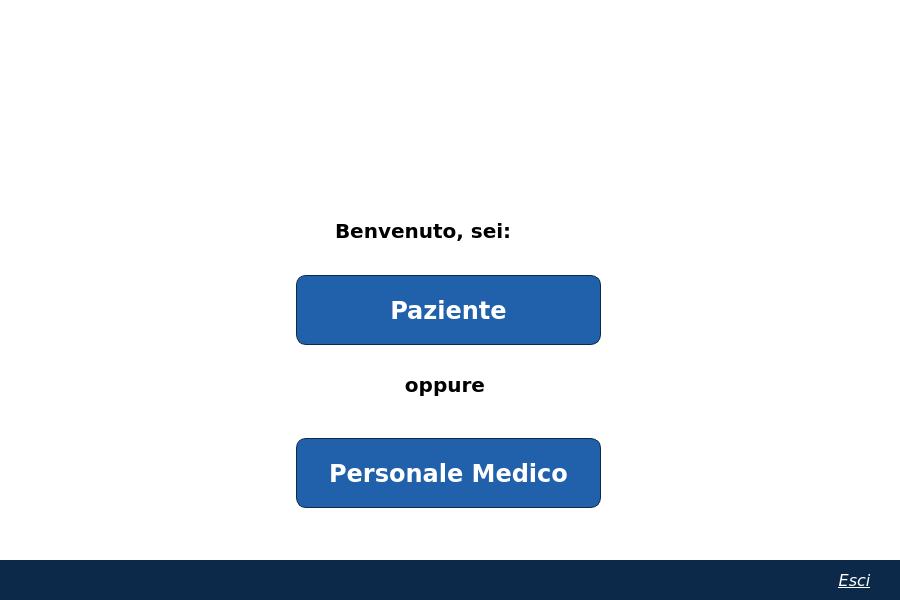
<?xml version="1.0" encoding="UTF-8"?>
<ui version="4.0">
 <class>schermataIniziale</class>
 <widget class="QWidget" name="schermataIniziale">
  <property name="geometry">
   <rect>
    <x>0</x>
    <y>0</y>
    <width>900</width>
    <height>600</height>
   </rect>
  </property>
  <property name="minimumSize">
   <size>
    <width>900</width>
    <height>600</height>
   </size>
  </property>
  <property name="maximumSize">
   <size>
    <width>900</width>
    <height>600</height>
   </size>
  </property>
  <property name="palette">
   <palette>
    <active>
     <colorrole role="Base">
      <brush brushstyle="SolidPattern">
       <color alpha="255">
        <red>255</red>
        <green>255</green>
        <blue>255</blue>
       </color>
      </brush>
     </colorrole>
     <colorrole role="Window">
      <brush brushstyle="SolidPattern">
       <color alpha="255">
        <red>255</red>
        <green>255</green>
        <blue>255</blue>
       </color>
      </brush>
     </colorrole>
    </active>
    <inactive>
     <colorrole role="Base">
      <brush brushstyle="SolidPattern">
       <color alpha="255">
        <red>255</red>
        <green>255</green>
        <blue>255</blue>
       </color>
      </brush>
     </colorrole>
     <colorrole role="Window">
      <brush brushstyle="SolidPattern">
       <color alpha="255">
        <red>255</red>
        <green>255</green>
        <blue>255</blue>
       </color>
      </brush>
     </colorrole>
    </inactive>
    <disabled>
     <colorrole role="Base">
      <brush brushstyle="SolidPattern">
       <color alpha="255">
        <red>255</red>
        <green>255</green>
        <blue>255</blue>
       </color>
      </brush>
     </colorrole>
     <colorrole role="Window">
      <brush brushstyle="SolidPattern">
       <color alpha="255">
        <red>255</red>
        <green>255</green>
        <blue>255</blue>
       </color>
      </brush>
     </colorrole>
    </disabled>
   </palette>
  </property>
  <property name="font">
   <font>
    <family>Verdana</family>
    <pointsize>12</pointsize>
    <weight>75</weight>
    <bold>true</bold>
   </font>
  </property>
  <property name="mouseTracking">
   <bool>false</bool>
  </property>
  <property name="windowTitle">
   <string>Clinica Casa Alfredo</string>
  </property>
  <property name="windowIcon">
   <iconset>
    <normaloff>Immagini/logo_casa_alfredo.png</normaloff>Immagini/logo_casa_alfredo.png</iconset>
  </property>
  <widget class="QLabel" name="logo">
   <property name="geometry">
    <rect>
     <x>60</x>
     <y>30</y>
     <width>141</width>
     <height>161</height>
    </rect>
   </property>
   <property name="text">
    <string/>
   </property>
   <property name="pixmap">
    <pixmap>Immagini/logo_casa_alfredo.png</pixmap>
   </property>
   <property name="scaledContents">
    <bool>true</bool>
   </property>
  </widget>
  <widget class="QLabel" name="titolo">
   <property name="geometry">
    <rect>
     <x>200</x>
     <y>50</y>
     <width>641</width>
     <height>131</height>
    </rect>
   </property>
   <property name="text">
    <string/>
   </property>
   <property name="pixmap">
    <pixmap>Immagini/titolo_casa_alfredo.png</pixmap>
   </property>
   <property name="scaledContents">
    <bool>true</bool>
   </property>
  </widget>
  <widget class="QLabel" name="scritta1">
   <property name="geometry">
    <rect>
     <x>335</x>
     <y>215</y>
     <width>220</width>
     <height>31</height>
    </rect>
   </property>
   <property name="font">
    <font>
     <pointsize>15</pointsize>
     <weight>75</weight>
     <bold>true</bold>
    </font>
   </property>
   <property name="text">
    <string>Benvenuto, sei:</string>
   </property>
  </widget>
  <widget class="QPushButton" name="personale_medico_button">
   <property name="geometry">
    <rect>
     <x>296</x>
     <y>438</y>
     <width>305</width>
     <height>70</height>
    </rect>
   </property>
   <property name="palette">
    <palette>
     <active>
      <colorrole role="WindowText">
       <brush brushstyle="SolidPattern">
        <color alpha="255">
         <red>255</red>
         <green>255</green>
         <blue>255</blue>
        </color>
       </brush>
      </colorrole>
      <colorrole role="Button">
       <brush brushstyle="SolidPattern">
        <color alpha="255">
         <red>33</red>
         <green>97</green>
         <blue>171</blue>
        </color>
       </brush>
      </colorrole>
      <colorrole role="Text">
       <brush brushstyle="SolidPattern">
        <color alpha="255">
         <red>255</red>
         <green>255</green>
         <blue>255</blue>
        </color>
       </brush>
      </colorrole>
      <colorrole role="ButtonText">
       <brush brushstyle="SolidPattern">
        <color alpha="255">
         <red>255</red>
         <green>255</green>
         <blue>255</blue>
        </color>
       </brush>
      </colorrole>
      <colorrole role="Base">
       <brush brushstyle="SolidPattern">
        <color alpha="255">
         <red>33</red>
         <green>97</green>
         <blue>171</blue>
        </color>
       </brush>
      </colorrole>
      <colorrole role="Window">
       <brush brushstyle="SolidPattern">
        <color alpha="255">
         <red>33</red>
         <green>97</green>
         <blue>171</blue>
        </color>
       </brush>
      </colorrole>
     </active>
     <inactive>
      <colorrole role="WindowText">
       <brush brushstyle="SolidPattern">
        <color alpha="255">
         <red>255</red>
         <green>255</green>
         <blue>255</blue>
        </color>
       </brush>
      </colorrole>
      <colorrole role="Button">
       <brush brushstyle="SolidPattern">
        <color alpha="255">
         <red>33</red>
         <green>97</green>
         <blue>171</blue>
        </color>
       </brush>
      </colorrole>
      <colorrole role="Text">
       <brush brushstyle="SolidPattern">
        <color alpha="255">
         <red>255</red>
         <green>255</green>
         <blue>255</blue>
        </color>
       </brush>
      </colorrole>
      <colorrole role="ButtonText">
       <brush brushstyle="SolidPattern">
        <color alpha="255">
         <red>255</red>
         <green>255</green>
         <blue>255</blue>
        </color>
       </brush>
      </colorrole>
      <colorrole role="Base">
       <brush brushstyle="SolidPattern">
        <color alpha="255">
         <red>33</red>
         <green>97</green>
         <blue>171</blue>
        </color>
       </brush>
      </colorrole>
      <colorrole role="Window">
       <brush brushstyle="SolidPattern">
        <color alpha="255">
         <red>33</red>
         <green>97</green>
         <blue>171</blue>
        </color>
       </brush>
      </colorrole>
     </inactive>
     <disabled>
      <colorrole role="WindowText">
       <brush brushstyle="SolidPattern">
        <color alpha="255">
         <red>255</red>
         <green>255</green>
         <blue>255</blue>
        </color>
       </brush>
      </colorrole>
      <colorrole role="Button">
       <brush brushstyle="SolidPattern">
        <color alpha="255">
         <red>33</red>
         <green>97</green>
         <blue>171</blue>
        </color>
       </brush>
      </colorrole>
      <colorrole role="Text">
       <brush brushstyle="SolidPattern">
        <color alpha="255">
         <red>255</red>
         <green>255</green>
         <blue>255</blue>
        </color>
       </brush>
      </colorrole>
      <colorrole role="ButtonText">
       <brush brushstyle="SolidPattern">
        <color alpha="255">
         <red>255</red>
         <green>255</green>
         <blue>255</blue>
        </color>
       </brush>
      </colorrole>
      <colorrole role="Base">
       <brush brushstyle="SolidPattern">
        <color alpha="255">
         <red>33</red>
         <green>97</green>
         <blue>171</blue>
        </color>
       </brush>
      </colorrole>
      <colorrole role="Window">
       <brush brushstyle="SolidPattern">
        <color alpha="255">
         <red>33</red>
         <green>97</green>
         <blue>171</blue>
        </color>
       </brush>
      </colorrole>
     </disabled>
    </palette>
   </property>
   <property name="font">
    <font>
     <pointsize>18</pointsize>
     <weight>75</weight>
     <bold>true</bold>
    </font>
   </property>
   <property name="cursor">
    <cursorShape>PointingHandCursor</cursorShape>
   </property>
   <property name="styleSheet">
    <string notr="true">QPushButton#personale_medico_button {
background-color: rgb(33, 97, 171);
border: 1px solid;
border-color: rgb(13, 41, 73);
border-radius: 10px;
color: rgb(255, 255, 255);
}
QPushButton#personale_medico_button:pressed {
background-color: rgb(13, 41, 73);
border-color: rgb(33, 97, 171);
color: rgb(200, 200, 200);
}</string>
   </property>
   <property name="text">
    <string>Personale Medico</string>
   </property>
  </widget>
  <widget class="QLabel" name="scritta2">
   <property name="geometry">
    <rect>
     <x>335</x>
     <y>370</y>
     <width>220</width>
     <height>31</height>
    </rect>
   </property>
   <property name="font">
    <font>
     <pointsize>15</pointsize>
     <weight>75</weight>
     <bold>true</bold>
    </font>
   </property>
   <property name="text">
    <string>&lt;html&gt;&lt;head/&gt;&lt;body&gt;&lt;p align=&quot;center&quot;&gt;oppure&lt;/p&gt;&lt;/body&gt;&lt;/html&gt;</string>
   </property>
  </widget>
  <widget class="QPushButton" name="esci">
   <property name="geometry">
    <rect>
     <x>808</x>
     <y>565</y>
     <width>93</width>
     <height>31</height>
    </rect>
   </property>
   <property name="palette">
    <palette>
     <active>
      <colorrole role="WindowText">
       <brush brushstyle="SolidPattern">
        <color alpha="255">
         <red>255</red>
         <green>255</green>
         <blue>255</blue>
        </color>
       </brush>
      </colorrole>
      <colorrole role="Button">
       <brush brushstyle="SolidPattern">
        <color alpha="255">
         <red>255</red>
         <green>255</green>
         <blue>255</blue>
        </color>
       </brush>
      </colorrole>
      <colorrole role="Text">
       <brush brushstyle="SolidPattern">
        <color alpha="255">
         <red>255</red>
         <green>255</green>
         <blue>255</blue>
        </color>
       </brush>
      </colorrole>
      <colorrole role="ButtonText">
       <brush brushstyle="SolidPattern">
        <color alpha="255">
         <red>255</red>
         <green>255</green>
         <blue>255</blue>
        </color>
       </brush>
      </colorrole>
      <colorrole role="Base">
       <brush brushstyle="SolidPattern">
        <color alpha="255">
         <red>255</red>
         <green>255</green>
         <blue>255</blue>
        </color>
       </brush>
      </colorrole>
      <colorrole role="Window">
       <brush brushstyle="SolidPattern">
        <color alpha="255">
         <red>255</red>
         <green>255</green>
         <blue>255</blue>
        </color>
       </brush>
      </colorrole>
     </active>
     <inactive>
      <colorrole role="WindowText">
       <brush brushstyle="SolidPattern">
        <color alpha="255">
         <red>255</red>
         <green>255</green>
         <blue>255</blue>
        </color>
       </brush>
      </colorrole>
      <colorrole role="Button">
       <brush brushstyle="SolidPattern">
        <color alpha="255">
         <red>255</red>
         <green>255</green>
         <blue>255</blue>
        </color>
       </brush>
      </colorrole>
      <colorrole role="Text">
       <brush brushstyle="SolidPattern">
        <color alpha="255">
         <red>255</red>
         <green>255</green>
         <blue>255</blue>
        </color>
       </brush>
      </colorrole>
      <colorrole role="ButtonText">
       <brush brushstyle="SolidPattern">
        <color alpha="255">
         <red>255</red>
         <green>255</green>
         <blue>255</blue>
        </color>
       </brush>
      </colorrole>
      <colorrole role="Base">
       <brush brushstyle="SolidPattern">
        <color alpha="255">
         <red>255</red>
         <green>255</green>
         <blue>255</blue>
        </color>
       </brush>
      </colorrole>
      <colorrole role="Window">
       <brush brushstyle="SolidPattern">
        <color alpha="255">
         <red>255</red>
         <green>255</green>
         <blue>255</blue>
        </color>
       </brush>
      </colorrole>
     </inactive>
     <disabled>
      <colorrole role="WindowText">
       <brush brushstyle="SolidPattern">
        <color alpha="255">
         <red>255</red>
         <green>255</green>
         <blue>255</blue>
        </color>
       </brush>
      </colorrole>
      <colorrole role="Button">
       <brush brushstyle="SolidPattern">
        <color alpha="255">
         <red>255</red>
         <green>255</green>
         <blue>255</blue>
        </color>
       </brush>
      </colorrole>
      <colorrole role="Text">
       <brush brushstyle="SolidPattern">
        <color alpha="255">
         <red>255</red>
         <green>255</green>
         <blue>255</blue>
        </color>
       </brush>
      </colorrole>
      <colorrole role="ButtonText">
       <brush brushstyle="SolidPattern">
        <color alpha="255">
         <red>255</red>
         <green>255</green>
         <blue>255</blue>
        </color>
       </brush>
      </colorrole>
      <colorrole role="Base">
       <brush brushstyle="SolidPattern">
        <color alpha="255">
         <red>255</red>
         <green>255</green>
         <blue>255</blue>
        </color>
       </brush>
      </colorrole>
      <colorrole role="Window">
       <brush brushstyle="SolidPattern">
        <color alpha="255">
         <red>255</red>
         <green>255</green>
         <blue>255</blue>
        </color>
       </brush>
      </colorrole>
     </disabled>
    </palette>
   </property>
   <property name="font">
    <font>
     <pointsize>12</pointsize>
     <weight>50</weight>
     <italic>true</italic>
     <bold>false</bold>
     <underline>true</underline>
    </font>
   </property>
   <property name="cursor">
    <cursorShape>PointingHandCursor</cursorShape>
   </property>
   <property name="styleSheet">
    <string notr="true">QPushButton#esci {
color: rgb(255, 255, 255);
}

QPushButton#esci:pressed {
background-color: rgb(0, 0, 0, 0);
color: rgb(200, 200, 200);
}</string>
   </property>
   <property name="text">
    <string>Esci</string>
   </property>
   <property name="flat">
    <bool>true</bool>
   </property>
  </widget>
  <widget class="QPushButton" name="paziente_button">
   <property name="geometry">
    <rect>
     <x>296</x>
     <y>275</y>
     <width>305</width>
     <height>70</height>
    </rect>
   </property>
   <property name="palette">
    <palette>
     <active>
      <colorrole role="WindowText">
       <brush brushstyle="SolidPattern">
        <color alpha="255">
         <red>255</red>
         <green>255</green>
         <blue>255</blue>
        </color>
       </brush>
      </colorrole>
      <colorrole role="Button">
       <brush brushstyle="SolidPattern">
        <color alpha="255">
         <red>33</red>
         <green>97</green>
         <blue>171</blue>
        </color>
       </brush>
      </colorrole>
      <colorrole role="Text">
       <brush brushstyle="SolidPattern">
        <color alpha="255">
         <red>255</red>
         <green>255</green>
         <blue>255</blue>
        </color>
       </brush>
      </colorrole>
      <colorrole role="ButtonText">
       <brush brushstyle="SolidPattern">
        <color alpha="255">
         <red>255</red>
         <green>255</green>
         <blue>255</blue>
        </color>
       </brush>
      </colorrole>
      <colorrole role="Base">
       <brush brushstyle="SolidPattern">
        <color alpha="255">
         <red>33</red>
         <green>97</green>
         <blue>171</blue>
        </color>
       </brush>
      </colorrole>
      <colorrole role="Window">
       <brush brushstyle="SolidPattern">
        <color alpha="255">
         <red>33</red>
         <green>97</green>
         <blue>171</blue>
        </color>
       </brush>
      </colorrole>
     </active>
     <inactive>
      <colorrole role="WindowText">
       <brush brushstyle="SolidPattern">
        <color alpha="255">
         <red>255</red>
         <green>255</green>
         <blue>255</blue>
        </color>
       </brush>
      </colorrole>
      <colorrole role="Button">
       <brush brushstyle="SolidPattern">
        <color alpha="255">
         <red>33</red>
         <green>97</green>
         <blue>171</blue>
        </color>
       </brush>
      </colorrole>
      <colorrole role="Text">
       <brush brushstyle="SolidPattern">
        <color alpha="255">
         <red>255</red>
         <green>255</green>
         <blue>255</blue>
        </color>
       </brush>
      </colorrole>
      <colorrole role="ButtonText">
       <brush brushstyle="SolidPattern">
        <color alpha="255">
         <red>255</red>
         <green>255</green>
         <blue>255</blue>
        </color>
       </brush>
      </colorrole>
      <colorrole role="Base">
       <brush brushstyle="SolidPattern">
        <color alpha="255">
         <red>33</red>
         <green>97</green>
         <blue>171</blue>
        </color>
       </brush>
      </colorrole>
      <colorrole role="Window">
       <brush brushstyle="SolidPattern">
        <color alpha="255">
         <red>33</red>
         <green>97</green>
         <blue>171</blue>
        </color>
       </brush>
      </colorrole>
     </inactive>
     <disabled>
      <colorrole role="WindowText">
       <brush brushstyle="SolidPattern">
        <color alpha="255">
         <red>255</red>
         <green>255</green>
         <blue>255</blue>
        </color>
       </brush>
      </colorrole>
      <colorrole role="Button">
       <brush brushstyle="SolidPattern">
        <color alpha="255">
         <red>33</red>
         <green>97</green>
         <blue>171</blue>
        </color>
       </brush>
      </colorrole>
      <colorrole role="Text">
       <brush brushstyle="SolidPattern">
        <color alpha="255">
         <red>255</red>
         <green>255</green>
         <blue>255</blue>
        </color>
       </brush>
      </colorrole>
      <colorrole role="ButtonText">
       <brush brushstyle="SolidPattern">
        <color alpha="255">
         <red>255</red>
         <green>255</green>
         <blue>255</blue>
        </color>
       </brush>
      </colorrole>
      <colorrole role="Base">
       <brush brushstyle="SolidPattern">
        <color alpha="255">
         <red>33</red>
         <green>97</green>
         <blue>171</blue>
        </color>
       </brush>
      </colorrole>
      <colorrole role="Window">
       <brush brushstyle="SolidPattern">
        <color alpha="255">
         <red>33</red>
         <green>97</green>
         <blue>171</blue>
        </color>
       </brush>
      </colorrole>
     </disabled>
    </palette>
   </property>
   <property name="font">
    <font>
     <pointsize>18</pointsize>
     <weight>75</weight>
     <bold>true</bold>
    </font>
   </property>
   <property name="cursor">
    <cursorShape>PointingHandCursor</cursorShape>
   </property>
   <property name="styleSheet">
    <string notr="true">QPushButton#paziente_button {
background-color: rgb(33, 97, 171);
border: 1px solid;
border-color: rgb(13, 41, 73);
border-radius: 10px;
color: rgb(255, 255, 255);
}
QPushButton#paziente_button:pressed {
background-color: rgb(13, 41, 73);
border-color: rgb(33, 97, 171);
color: rgb(200, 200, 200);
}</string>
   </property>
   <property name="text">
    <string>Paziente</string>
   </property>
  </widget>
  <widget class="QLabel" name="banner">
   <property name="geometry">
    <rect>
     <x>0</x>
     <y>560</y>
     <width>901</width>
     <height>41</height>
    </rect>
   </property>
   <property name="styleSheet">
    <string notr="true">background-color: rgb(13, 41, 73);</string>
   </property>
   <property name="text">
    <string/>
   </property>
  </widget>
  <zorder>logo</zorder>
  <zorder>titolo</zorder>
  <zorder>scritta1</zorder>
  <zorder>personale_medico_button</zorder>
  <zorder>scritta2</zorder>
  <zorder>paziente_button</zorder>
  <zorder>banner</zorder>
  <zorder>esci</zorder>
 </widget>
 <resources/>
 <connections/>
</ui>
